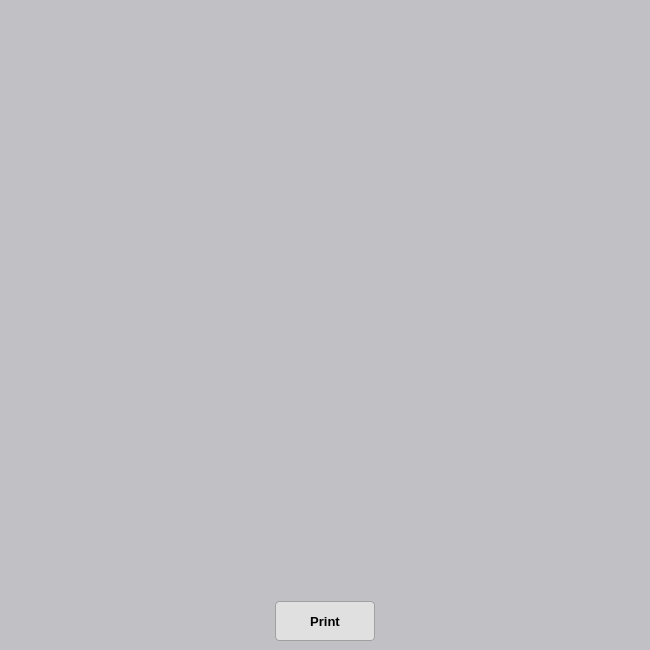
<?xml version="1.0" encoding="UTF-8"?>
<ui version="4.0">
 <class>MainWindow</class>
 <widget class="QMainWindow" name="MainWindow">
  <property name="geometry">
   <rect>
    <x>0</x>
    <y>0</y>
    <width>650</width>
    <height>650</height>
   </rect>
  </property>
  <property name="windowTitle">
   <string>MainWindow</string>
  </property>
  <property name="styleSheet">
   <string notr="true">QWidget {
                background-color: #c0c0c5;
                color: #000000;
                font-family: &quot;Segoe UI&quot;, &quot;Arial&quot;, sans-serif;
                font-size: 10pt;
                }

                QScrollArea {
                border: none;
                }

                QLabel {
                color: #000000;
                font-weight: 500;
                }

                QLineEdit {
                background-color: #e0e0e0;
                border: 1px solid #bbbbbb;
                border-radius: 6px;
                padding: 5px 8px;
                color: #000000;
                selection-background-color: #a0aaff;
                selection-color: #ffffff;
                }

                QLineEdit:focus {
                border: 1px solid #4a90e2;
                }

                QPushButton {
                background-color: #e0e0e0;
                color: #000000;
                border: 1px solid #a0a0a0;
                border-radius: 4px;
                padding: 5px 10px;
                font-weight: 500;
                }

                QPushButton:hover {
                background-color: #d6d6d6;
                }

                QPushButton:pressed {
                background-color: #c0c0c0;
                }
            </string>
  </property>
  <widget class="QWidget" name="centralwidget">
   <widget class="QWidget" name="layoutWidget">
    <property name="geometry">
     <rect>
      <x>0</x>
      <y>0</y>
      <width>651</width>
      <height>651</height>
     </rect>
    </property>
    <layout class="QVBoxLayout" name="verticalLayout">
     <property name="spacing">
      <number>10</number>
     </property>
     <property name="leftMargin">
      <number>10</number>
     </property>
     <property name="topMargin">
      <number>10</number>
     </property>
     <property name="rightMargin">
      <number>10</number>
     </property>
     <property name="bottomMargin">
      <number>10</number>
     </property>
     <item>
      <widget class="QScrollArea" name="scrollArea">
       <property name="widgetResizable">
        <bool>true</bool>
       </property>
       <widget class="QWidget" name="scrollAreaWidgetContents">
        <property name="geometry">
         <rect>
          <x>0</x>
          <y>0</y>
          <width>631</width>
          <height>579</height>
         </rect>
        </property>
        <layout class="QVBoxLayout" name="verticalLayout_3">
         <property name="spacing">
          <number>0</number>
         </property>
         <property name="leftMargin">
          <number>0</number>
         </property>
         <property name="topMargin">
          <number>0</number>
         </property>
         <property name="rightMargin">
          <number>0</number>
         </property>
         <property name="bottomMargin">
          <number>0</number>
         </property>
         <item>
          <layout class="QVBoxLayout" name="empRowsLayout">
           <property name="spacing">
            <number>0</number>
           </property>
           <property name="leftMargin">
            <number>0</number>
           </property>
           <property name="topMargin">
            <number>0</number>
           </property>
           <property name="rightMargin">
            <number>0</number>
           </property>
           <property name="bottomMargin">
            <number>0</number>
           </property>
          </layout>
         </item>
        </layout>
       </widget>
      </widget>
     </item>
     <item>
      <layout class="QHBoxLayout" name="horizontalLayout">
       <item>
        <widget class="QPushButton" name="btnPrint">
         <property name="sizePolicy">
          <sizepolicy hsizetype="Fixed" vsizetype="Fixed">
           <horstretch>0</horstretch>
           <verstretch>0</verstretch>
          </sizepolicy>
         </property>
         <property name="minimumSize">
          <size>
           <width>100</width>
           <height>40</height>
          </size>
         </property>
         <property name="toolTip">
          <string>Generate Accuracy Reports</string>
         </property>
         <property name="styleSheet">
          <string notr="true"/>
         </property>
         <property name="text">
          <string>Print</string>
         </property>
        </widget>
       </item>
      </layout>
     </item>
    </layout>
   </widget>
  </widget>
 </widget>
 <resources/>
 <connections/>
</ui>
